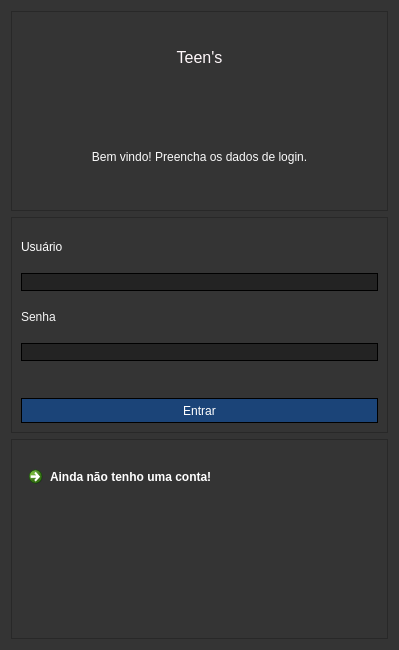
<?xml version="1.0" encoding="UTF-8"?>
<ui version="4.0">
 <class>form_login</class>
 <widget class="QWidget" name="form_login">
  <property name="geometry">
   <rect>
    <x>0</x>
    <y>0</y>
    <width>399</width>
    <height>650</height>
   </rect>
  </property>
  <property name="sizePolicy">
   <sizepolicy hsizetype="Fixed" vsizetype="Ignored">
    <horstretch>0</horstretch>
    <verstretch>0</verstretch>
   </sizepolicy>
  </property>
  <property name="minimumSize">
   <size>
    <width>399</width>
    <height>650</height>
   </size>
  </property>
  <property name="maximumSize">
   <size>
    <width>399</width>
    <height>650</height>
   </size>
  </property>
  <property name="windowTitle">
   <string>Form</string>
  </property>
  <property name="styleSheet">
   <string notr="true">background-color: rgb(52, 52, 52);</string>
  </property>
  <layout class="QVBoxLayout" name="verticalLayout_2">
   <item>
    <widget class="QFrame" name="frame_top">
     <property name="minimumSize">
      <size>
       <width>0</width>
       <height>200</height>
      </size>
     </property>
     <property name="frameShape">
      <enum>QFrame::StyledPanel</enum>
     </property>
     <property name="frameShadow">
      <enum>QFrame::Raised</enum>
     </property>
     <layout class="QVBoxLayout" name="verticalLayout">
      <item>
       <widget class="QLabel" name="lbl_titulo">
        <property name="toolTip">
         <string>&lt;html&gt;&lt;head/&gt;&lt;body&gt;&lt;p&gt;&lt;br/&gt;&lt;/p&gt;&lt;/body&gt;&lt;/html&gt;</string>
        </property>
        <property name="text">
         <string>&lt;!DOCTYPE HTML PUBLIC &quot;-//W3C//DTD HTML 4.0//EN&quot; &quot;http://www.w3.org/TR/REC-html40/strict.dtd&quot;&gt;
&lt;html&gt;&lt;head&gt;&lt;meta name=&quot;qrichtext&quot; content=&quot;1&quot; /&gt;&lt;style type=&quot;text/css&quot;&gt;
p, li { white-space: pre-wrap; }
&lt;/style&gt;&lt;/head&gt;&lt;body style=&quot; font-family:'MS Shell Dlg 2'; font-size:8pt; font-weight:400; font-style:normal;&quot;&gt;
&lt;p align=&quot;center&quot; style=&quot; margin-top:12px; margin-bottom:12px; margin-left:0px; margin-right:0px; -qt-block-indent:0; text-indent:0px;&quot;&gt;&lt;span style=&quot; font-size:18pt; color:#fff8fb; vertical-align:super;&quot;&gt;Teen's&lt;/span&gt;&lt;/p&gt;&lt;/body&gt;&lt;/html&gt;</string>
        </property>
       </widget>
      </item>
      <item>
       <widget class="QLabel" name="lbl_bemVindo">
        <property name="text">
         <string>&lt;html&gt;&lt;head/&gt;&lt;body&gt;&lt;p align=&quot;center&quot;&gt;&lt;span style=&quot; color:#fafafa;&quot;&gt;Bem vindo! Preencha os dados de login.&lt;/span&gt;&lt;/p&gt;&lt;/body&gt;&lt;/html&gt;</string>
        </property>
       </widget>
      </item>
     </layout>
    </widget>
   </item>
   <item>
    <widget class="QFrame" name="frame_mid">
     <property name="frameShape">
      <enum>QFrame::StyledPanel</enum>
     </property>
     <property name="frameShadow">
      <enum>QFrame::Raised</enum>
     </property>
     <layout class="QVBoxLayout" name="verticalLayout_3">
      <item>
       <widget class="QLabel" name="lbl_username">
        <property name="minimumSize">
         <size>
          <width>0</width>
          <height>40</height>
         </size>
        </property>
        <property name="text">
         <string>&lt;html&gt;&lt;head/&gt;&lt;body&gt;&lt;p&gt;&lt;span style=&quot; color:#ffffff;&quot;&gt;Usuário&lt;/span&gt;&lt;/p&gt;&lt;/body&gt;&lt;/html&gt;</string>
        </property>
       </widget>
      </item>
      <item>
       <widget class="QLineEdit" name="txt_username">
        <property name="styleSheet">
         <string notr="true">color: rgb(255, 255, 255);
background-color: rgb(35, 35, 35);
border:1px solid black;</string>
        </property>
       </widget>
      </item>
      <item>
       <widget class="QLabel" name="lbl_senha">
        <property name="minimumSize">
         <size>
          <width>0</width>
          <height>40</height>
         </size>
        </property>
        <property name="sizeIncrement">
         <size>
          <width>0</width>
          <height>0</height>
         </size>
        </property>
        <property name="text">
         <string>&lt;html&gt;&lt;head/&gt;&lt;body&gt;&lt;p&gt;&lt;span style=&quot; color:#f5f5f5;&quot;&gt;Senha&lt;/span&gt;&lt;/p&gt;&lt;/body&gt;&lt;/html&gt;</string>
        </property>
       </widget>
      </item>
      <item>
       <widget class="QLineEdit" name="txt_senha">
        <property name="minimumSize">
         <size>
          <width>0</width>
          <height>0</height>
         </size>
        </property>
        <property name="styleSheet">
         <string notr="true">color: rgb(255, 255, 255);
background-color: rgb(35, 35, 35);
border:1px solid black;</string>
        </property>
        <property name="echoMode">
         <enum>QLineEdit::Password</enum>
        </property>
       </widget>
      </item>
      <item>
       <spacer name="verticalSpacer">
        <property name="orientation">
         <enum>Qt::Vertical</enum>
        </property>
        <property name="sizeHint" stdset="0">
         <size>
          <width>20</width>
          <height>40</height>
         </size>
        </property>
       </spacer>
      </item>
      <item>
       <widget class="QPushButton" name="btn_login">
        <property name="minimumSize">
         <size>
          <width>0</width>
          <height>25</height>
         </size>
        </property>
        <property name="styleSheet">
         <string notr="true">QPushButton {
	color: rgb(255, 255, 255);
	border:1px solid black;
	background-color: rgb(27, 68, 120);
}

QPushButton:hover {
	background-color: rgb(50, 68, 120);
}</string>
        </property>
        <property name="text">
         <string>Entrar</string>
        </property>
       </widget>
      </item>
     </layout>
    </widget>
   </item>
   <item>
    <widget class="QFrame" name="frame_foot">
     <property name="minimumSize">
      <size>
       <width>0</width>
       <height>200</height>
      </size>
     </property>
     <property name="frameShape">
      <enum>QFrame::StyledPanel</enum>
     </property>
     <property name="frameShadow">
      <enum>QFrame::Raised</enum>
     </property>
     <widget class="QCommandLinkButton" name="clb_criarConta">
      <property name="geometry">
       <rect>
        <x>10</x>
        <y>20</y>
        <width>291</width>
        <height>48</height>
       </rect>
      </property>
      <property name="styleSheet">
       <string notr="true">color: rgb(255, 255, 255);</string>
      </property>
      <property name="text">
       <string>Ainda não tenho uma conta!</string>
      </property>
     </widget>
    </widget>
   </item>
  </layout>
  <zorder>frame_mid</zorder>
  <zorder>frame_top</zorder>
  <zorder>frame_foot</zorder>
 </widget>
 <resources/>
 <connections/>
</ui>
